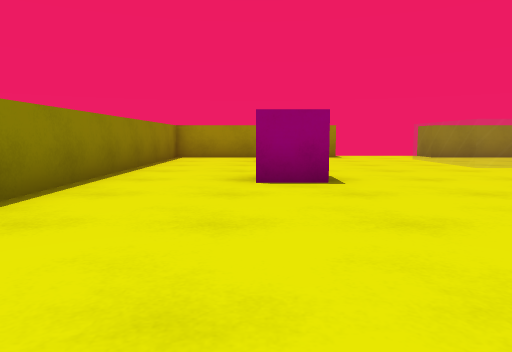
View 1 (above)

13 first-person views from a walk through a 3-D level made in the Unity game engine. The camera is 0.62 m above the floor, tilts 6° down and sees 70° across. The floor is counted in squares, 1 m on a side. Each view is taken from the middle of a square. On the plan, view 1 faces up. The plan holds only what a view shows up to about 10 squares ahead; the rest is blank. The player character is not drawn. Surface patterns are stand-ins for the level's own textures.

View 2
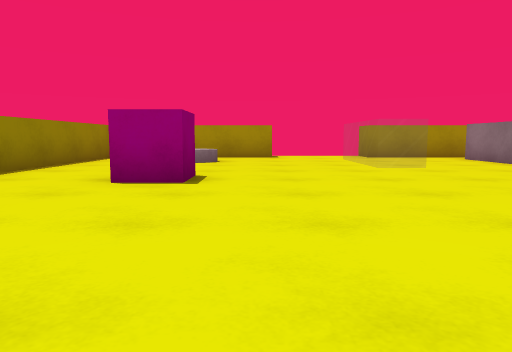

View 3
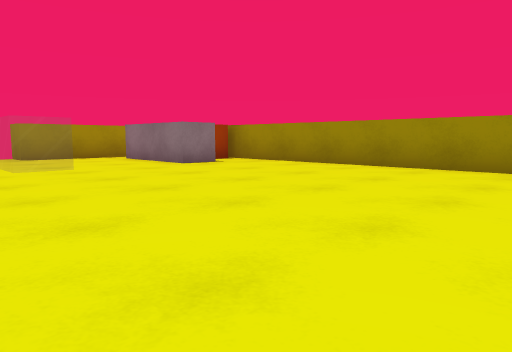

View 4
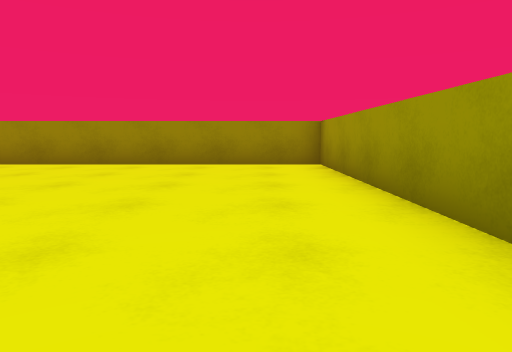

View 5
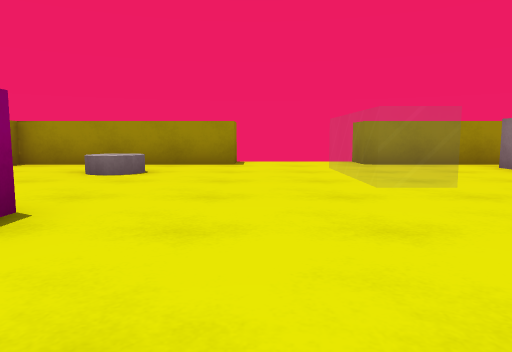

View 6
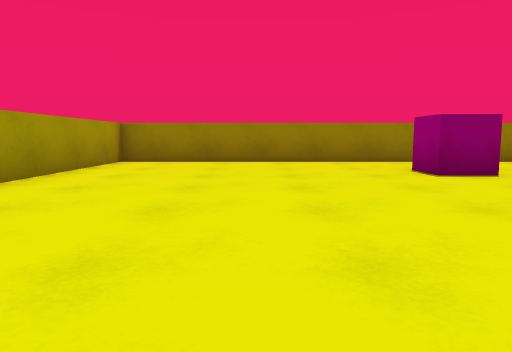

View 7
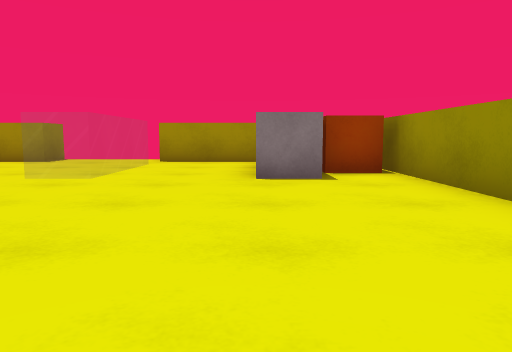

View 8
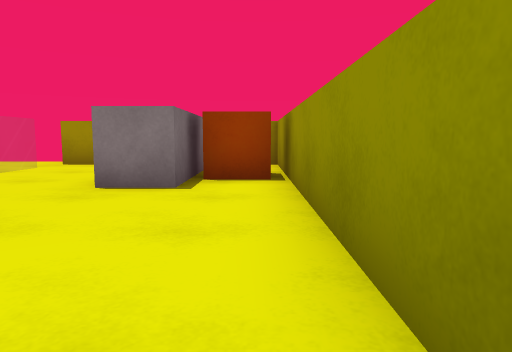

View 9
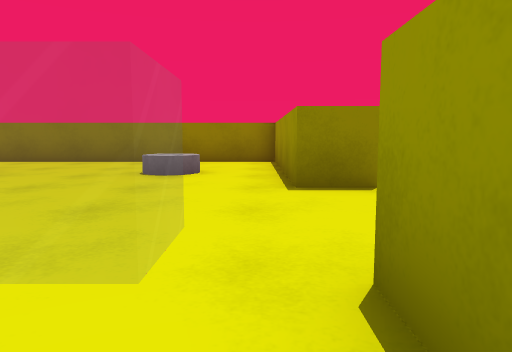

View 10
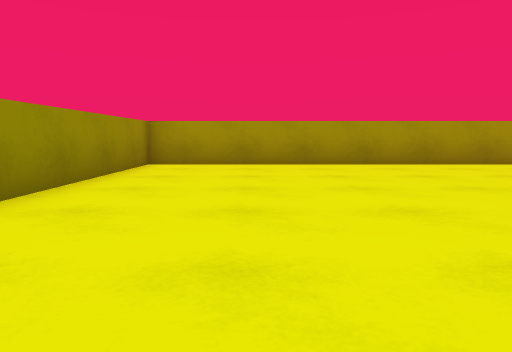

View 11
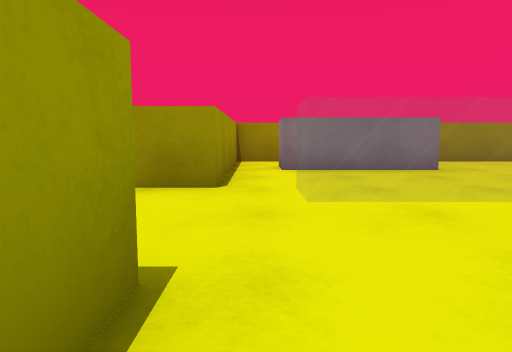

View 12
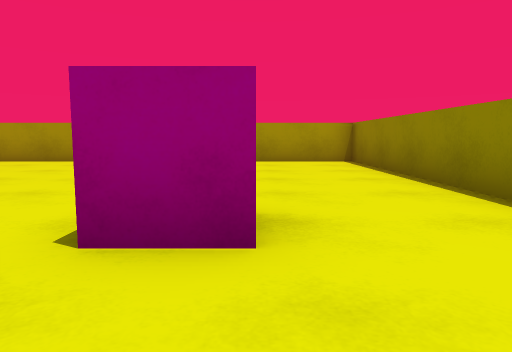

View 13
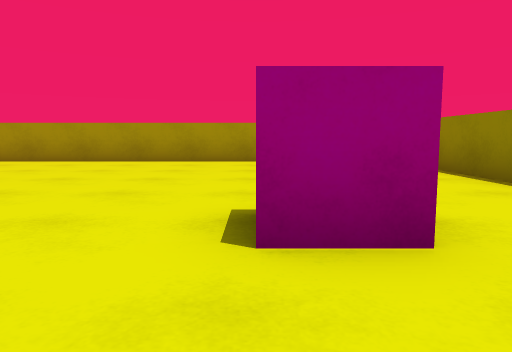

### Floor plan
Points are (right, up) in squares from view 1. A wall is a line through its corners. A room is listed if a view was taken in it or the views show most of it. See-through windows are left out.
Room 1 (views 1, 2, 3, 4, 5, 6, 7, 8, 9, 10, 11, 12, 13)
walls: (9, 10) (9, 7.5) (8, 7.5) (8, 10.5) (9, 10.5); (2.5, 12.6) (2.5, 11.5) (-2.5, 11.5) (-2.5, -1.5) (10.5, -1.5) (10.5, 11.5) (5.5, 11.5) (5.5, 12.5)
objects: pink cube (0, 5) to (1, 6); white cylinder (0, 10); orange cube (10, 9)

Positions as (right, up) in squares from view 1, and headings:
1: (0, 0), facing up
2: (2, 0), facing up
3: (3, 0), facing up-right
4: (2, 0), facing right
5: (3, 3), facing up
6: (7, 2), facing left
7: (8, 2), facing up
8: (10, 3), facing up
9: (7, 11), facing left
10: (8, 7), facing down
11: (1, 11), facing right
12: (0, 8), facing down
13: (1, 8), facing down
